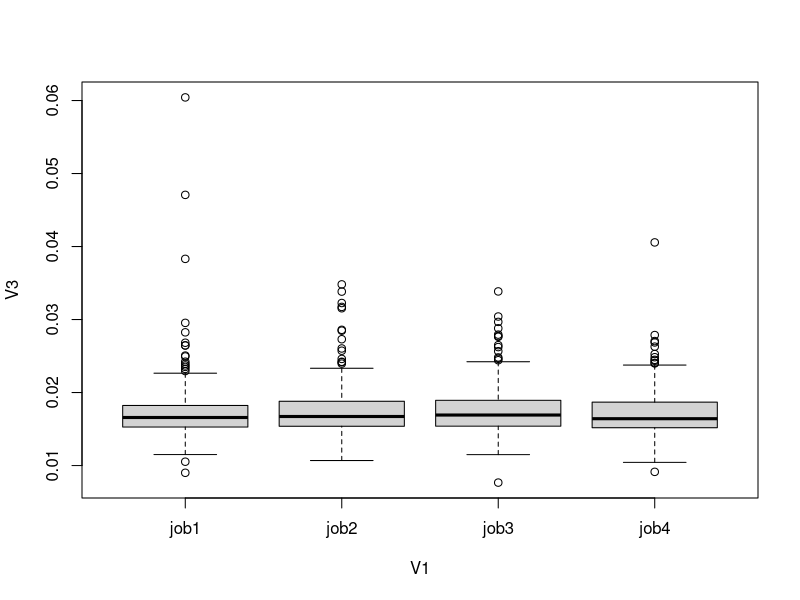

Reproduce this figure in R.
setwd("../data/mafft-nexus-edge-trimmed-clean-75p/")

sdsf <- read.table(file = "topostability.txt", header = FALSE, sep = " ", stringsAsFactors = FALSE)

# how many files with sdsf above 0.1?
sum(sdsf$V3 < 0.1, na.rm = TRUE)

# visualize the dist of sdsf
pdf("sdsf_allloci.pdf")
boxplot(V3 ~ V1, data = sdsf)
dev.off()
